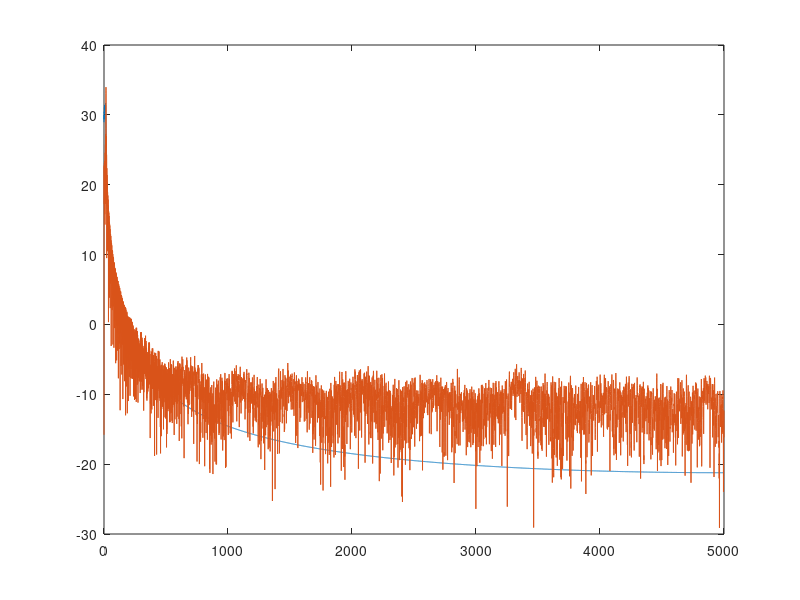

Here is the MATLAB script that generated this plot:
clear

p=10000;
t=(1:p)/p;
s=sin((4*t).^2*pi);
tt=t.^2;
ss=s;

q=1;
t2=1/(p*q):1/(p*q):max(sqrt(tt));
tt2=(2/(p*q)):(2/(p*q)):max((tt));
s2=zeros(1,length(t2));
s3=zeros(1,length(tt2));
 for i=1:length(tt)
     if (round(length(t2)*sqrt(tt(i))/max(sqrt(tt)))+1)<length(t2)
     s2(round(length(t2)*sqrt(tt(i))/max(sqrt(tt)))+1)=ss(i);
         
     end
 end
 
 for i=1:length(tt)
     if (round(length(tt2)*(tt(i))/max((tt)))+1)<length(tt2)
     s3(round(length(tt2)*(tt(i))/max((tt)))+1)=ss(i);
         
     end
 end


%Frequency response
disp('FFT')


Fs = length(tt)/max(t2); %sampling frequency
T = 1/Fs;                     % sample length
LL = length(t2);                  %Number of points

NFFT = 2^nextpow2(LL); % Next power of 2 from length of y
Yz = fft((s2),NFFT);
f = Fs/2*linspace(0,1,NFFT/2);
FFTz=abs(Yz(1:NFFT/2));
freq=f;


 

 
 %Frequency response
disp('FFT')


Fst = length(tt)/max(tt); %sampling frequency
Tt = 1/Fst;                     % sample length
Lt = length(tt);                  %Number of points

NFFTt = 2^nextpow2(Lt); % Next power of 2 from length of y
Yzt = fft((s3),NFFTt);
ft = Fst/2*linspace(0,1,NFFTt/2);
FFTzt=abs(Yzt(1:NFFTt/2));
freqt=ft;



figure(2)
plot(freq,10*log10(FFTz),(freqt),10*log10(FFTzt))
